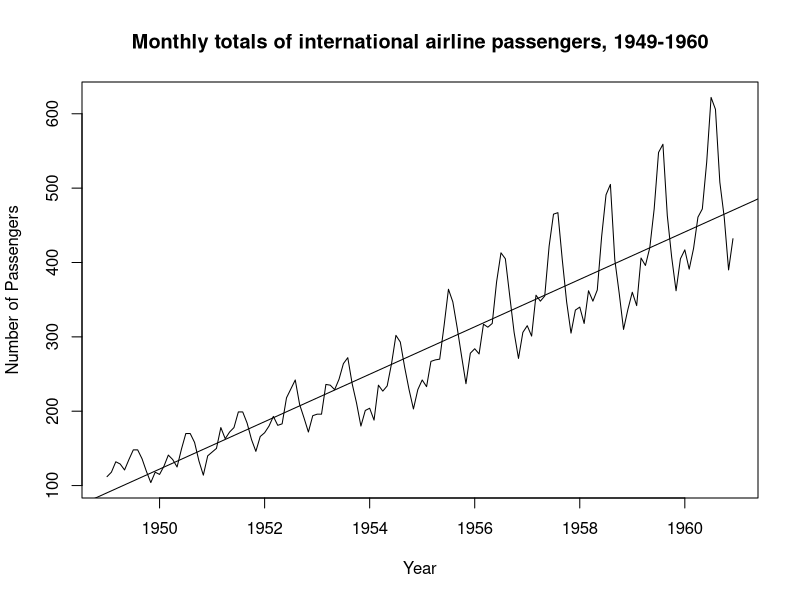
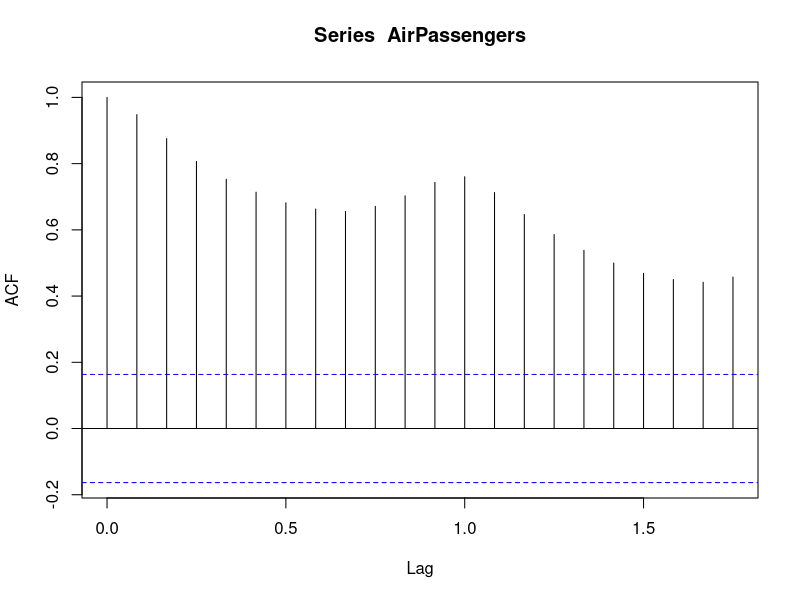
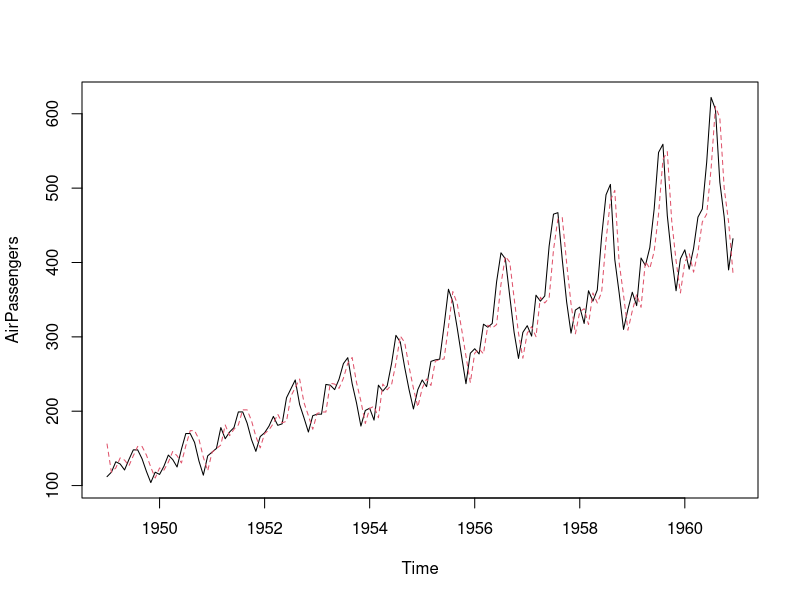
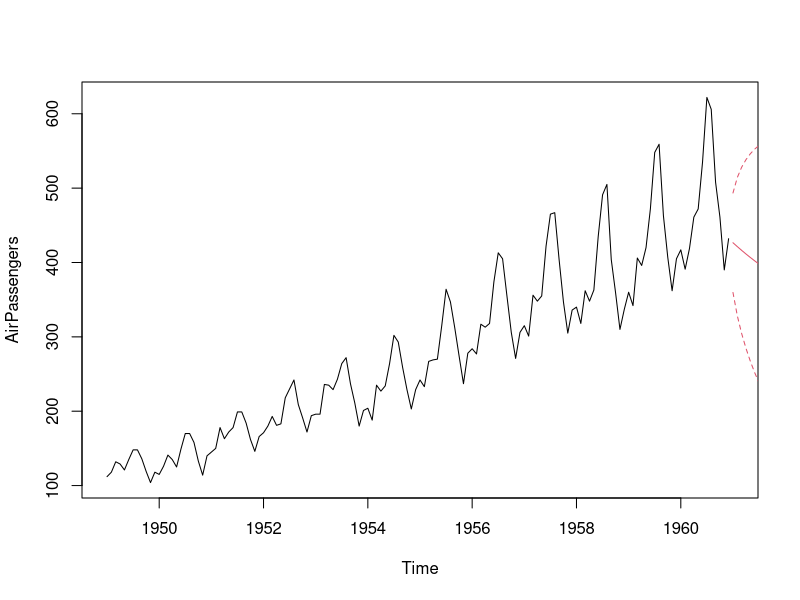
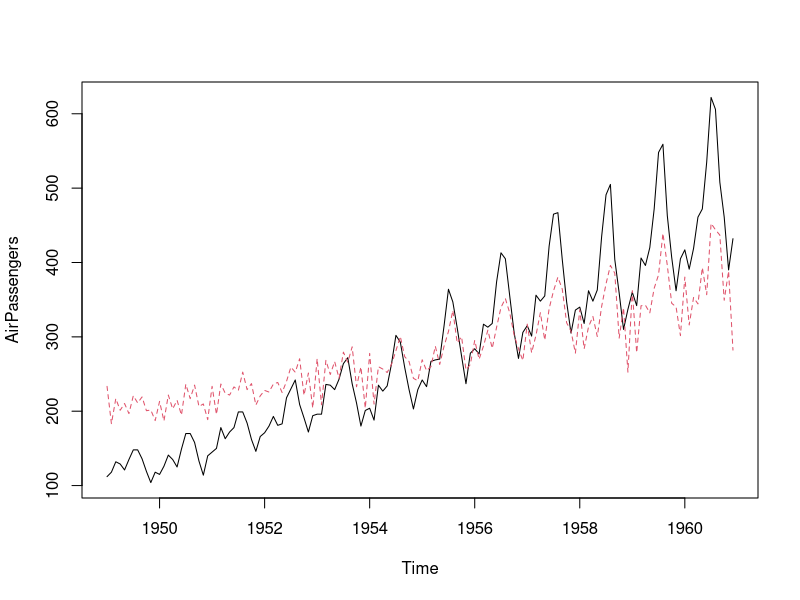
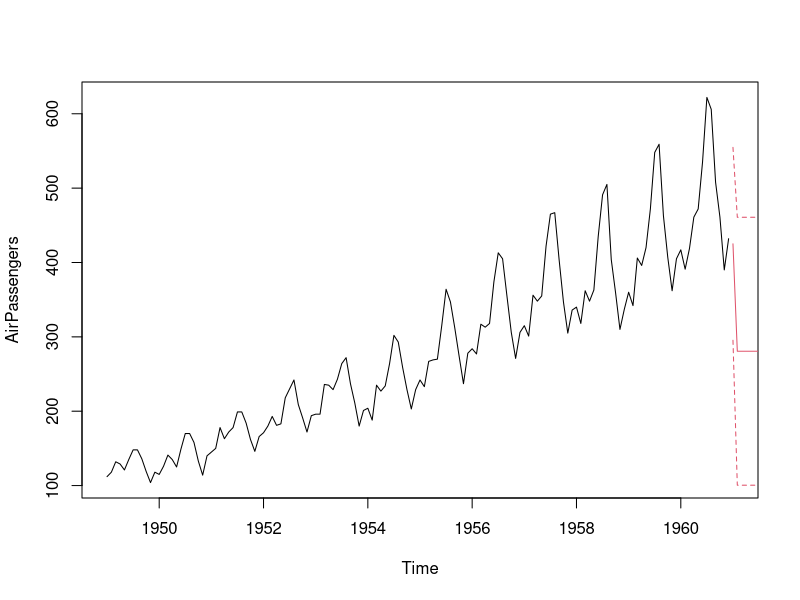

Generate these figures, in order, with R:
#Loading the Data Set
data("AirPassengers")

#This tells you that the data series is in a time series format
is.ts(AirPassengers)



print(AirPassengers)

#This will plot the time series
ts.plot(AirPassengers, xlab="Year", ylab="Number of Passengers", main="Monthly totals of international airline passengers, 1949-1960")

# This will fit in a line
abline(reg=lm(AirPassengers~time(AirPassengers)))


acf(AirPassengers)

#Fitting the AR Model to the time series
AR <- arima(AirPassengers, order = c(1,0,0))
print(AR)


ts.plot(AirPassengers)
AR_fit <- AirPassengers - residuals(AR)
points(AR_fit, type = "l", col = 2, lty = 2)

#Using predict() to make a 1-step forecast
predict_AR <- predict(AR)

#Obtaining the 1-step forecast using $pred[1]
predict_AR$pred[1]

predict(AR, n.ahead = 10)

ts.plot(AirPassengers, xlim = c(1949, 1961))
AR_forecast <- predict(AR, n.ahead = 10)$pred
AR_forecast_se <- predict(AR, n.ahead = 10)$se
points(AR_forecast, type = "l", col = 2)
points(AR_forecast - 2*AR_forecast_se, type = "l", col = 2, lty = 2)
points(AR_forecast + 2*AR_forecast_se, type = "l", col = 2, lty = 2)


MA <- arima(AirPassengers, order = c(0,0,1))
print(MA)

ts.plot(AirPassengers)
MA_fit <- AirPassengers - resid(MA)
points(MA_fit, type = "l", col = 2, lty = 2)

predict_MA <- predict(MA)

predict_MA$pred[1]

predict(MA,n.ahead=10)

ts.plot(AirPassengers, xlim = c(1949, 1961))
MA_forecasts <- predict(MA, n.ahead = 10)$pred
MA_forecast_se <- predict(MA, n.ahead = 10)$se
points(MA_forecasts, type = "l", col = 2)
points(MA_forecasts - 2*MA_forecast_se, type = "l", col = 2, lty = 2)
points(MA_forecasts + 2*MA_forecast_se, type = "l", col = 2, lty = 2)

# Find correlation between AR_fit and MA_fit

cor(AR_fit, MA_fit)

AIC(AR)

AIC(MA)

BIC(AR)

BIC(MA)


